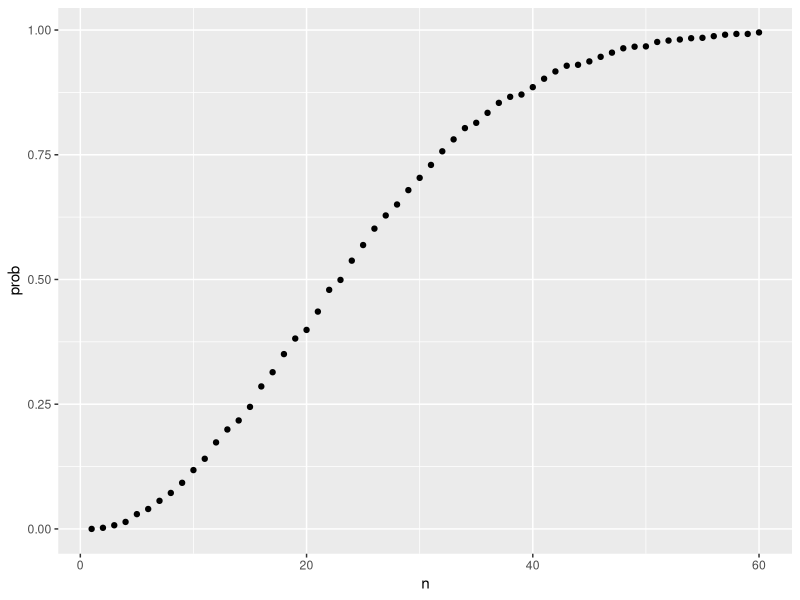
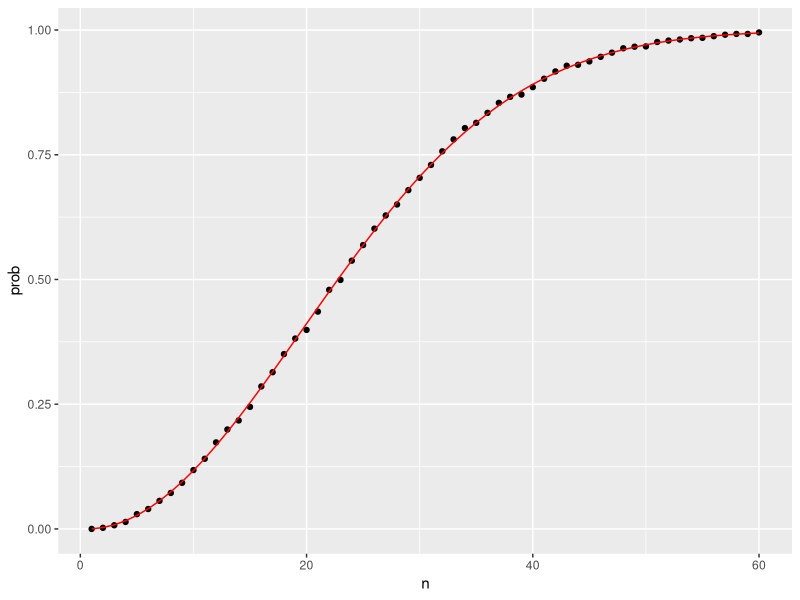
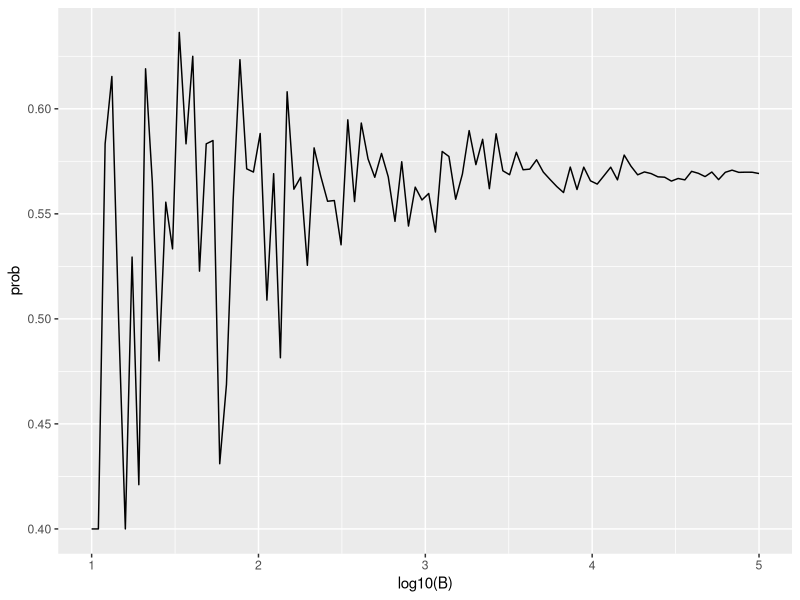
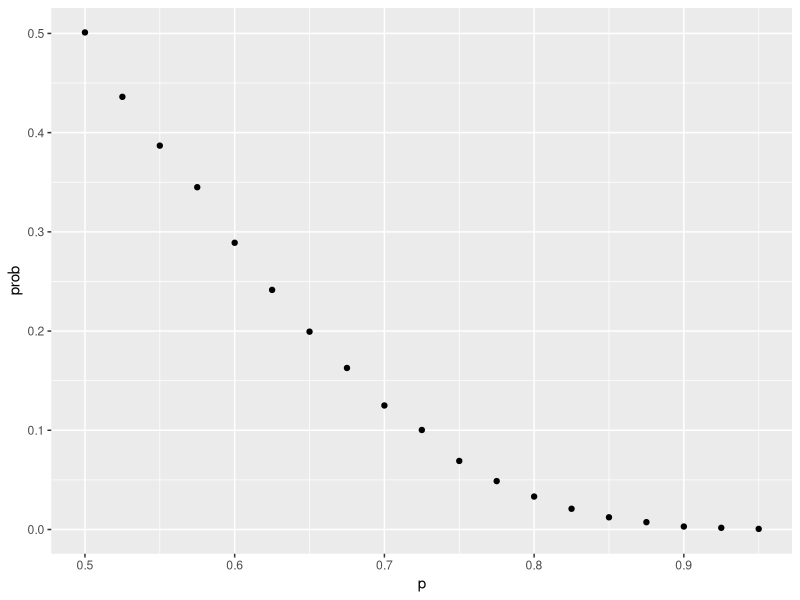
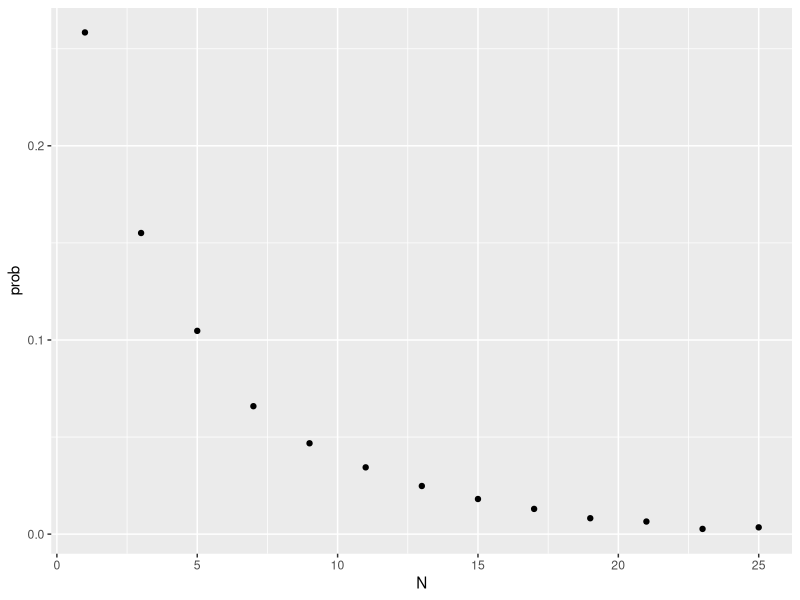
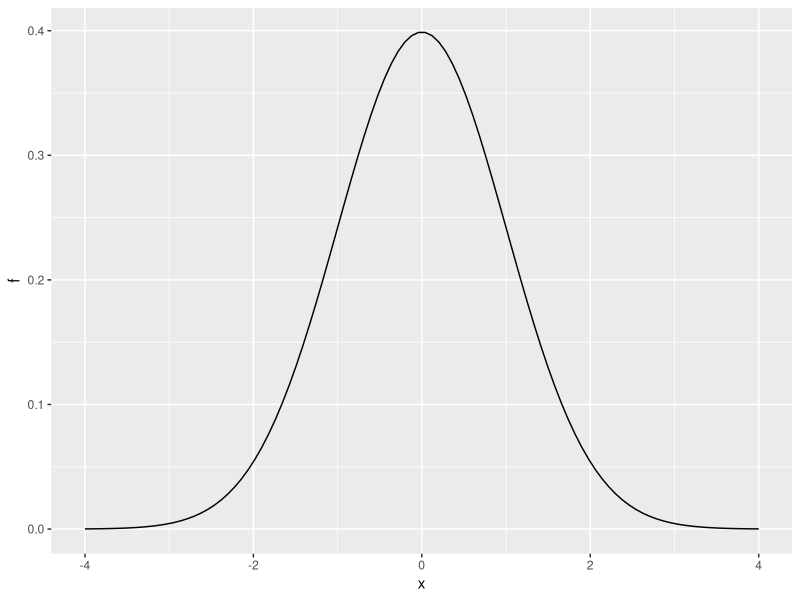
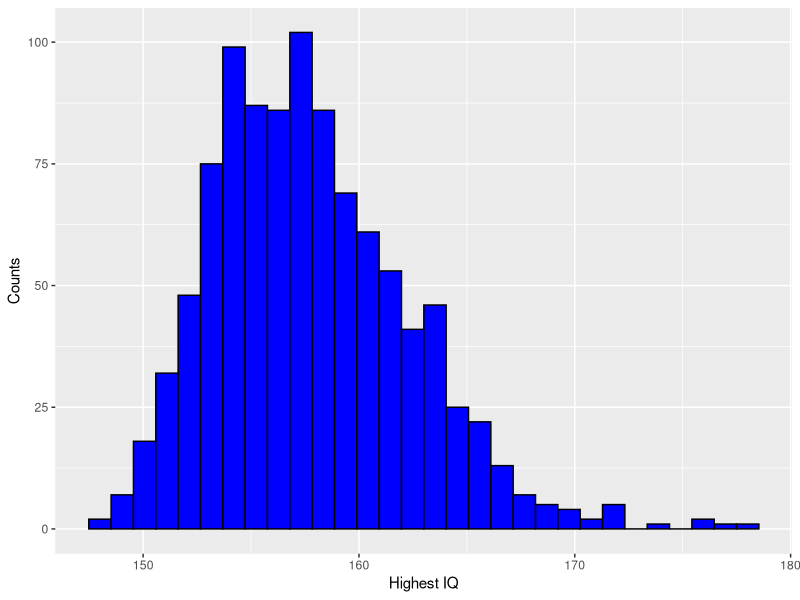

Write the R code that produced these figures, in order.
## ---- chunk 1
beads <- rep(c("red", "blue"), times = c(2,3))
beads
#> [1] "red"  "red"  "blue" "blue" "blue"
## ---- chunk 2
sample(beads, 1)
#> [1] "blue"
## ---- chunk 3
B <- 10000
events <- replicate(B, sample(beads, 1))
## ---- chunk 4
tab <- table(events)
tab
#> events
#> blue  red 
#> 5950 4050
## ---- chunk 5
prop.table(tab)
#> events
#>  blue   red 
#> 0.595 0.405
## ---- chunk 6
set.seed(1986) 
## ---- chunk 7
?set.seed
## ---- chunk 8
sample(beads, 5)
#> [1] "red"  "blue" "blue" "blue" "red"
sample(beads, 5)
#> [1] "red"  "red"  "blue" "blue" "blue"
sample(beads, 5)
#> [1] "blue" "red"  "blue" "red"  "blue"
## ---- chunk 9
events <- sample(beads, B, replace = TRUE)
prop.table(table(events))
#> events
#>  blue   red 
#> 0.602 0.398
## ---- chunk 10
x <- sample(beads, 5)
## ---- chunk 11
x[2:5]
#> [1] "blue" "blue" "blue" "red"
## ---- chunk 12
number <- "Three"
suit <- "Hearts"
paste(number, suit)
#> [1] "Three Hearts"
## ---- chunk 13
paste(letters[1:5], as.character(1:5))
#> [1] "a 1" "b 2" "c 3" "d 4" "e 5"
## ---- chunk 14
expand.grid(pants = c("blue", "black"), shirt = c("white", "grey", "plaid"))
#>   pants shirt
#> 1  blue white
#> 2 black white
#> 3  blue  grey
#> 4 black  grey
#> 5  blue plaid
#> 6 black plaid
## ---- chunk 15
suits <- c("Diamonds", "Clubs", "Hearts", "Spades")
numbers <- c("Ace", "Deuce", "Three", "Four", "Five", "Six", "Seven", 
             "Eight", "Nine", "Ten", "Jack", "Queen", "King")
deck <- expand.grid(number=numbers, suit=suits)
deck <- paste(deck$number, deck$suit)
## ---- chunk 16
kings <- paste("King", suits)
mean(deck %in% kings)
#> [1] 0.0769
## ---- chunk 17
library(gtools)
permutations(3, 2)
#>      [,1] [,2]
#> [1,]    1    2
#> [2,]    1    3
#> [3,]    2    1
#> [4,]    2    3
#> [5,]    3    1
#> [6,]    3    2
## ---- chunk 18
all_phone_numbers <- permutations(10, 7, v = 0:9)
n <- nrow(all_phone_numbers)
index <- sample(n, 5)
all_phone_numbers[index,]
#>      [,1] [,2] [,3] [,4] [,5] [,6] [,7]
#> [1,]    1    3    8    0    6    7    5
#> [2,]    2    9    1    6    4    8    0
#> [3,]    5    1    6    0    9    8    2
#> [4,]    7    4    6    0    2    8    1
#> [5,]    4    6    5    9    2    8    0
## ---- chunk 19
hands <- permutations(52, 2, v = deck)
# 52개 중에서 2개를 순서있게 뽑아라, 소스는 deck 이다.
## ---- chunk 20
first_card <- hands[,1]
second_card <- hands[,2]
## ---- chunk 21
kings <- paste("King", suits)
sum(first_card %in% kings)
#> [1] 204
## ---- chunk 22
sum(first_card%in%kings & second_card%in%kings) / sum(first_card%in%kings)
#> [1] 0.0588
## ---- chunk 23
mean(first_card%in%kings & second_card%in%kings) / mean(first_card%in%kings)
#> [1] 0.0588
## ---- chunk 24
combinations(3,2)
#>      [,1] [,2]
#> [1,]    1    2
#> [2,]    1    3
#> [3,]    2    3
## ---- chunk 25
aces <- paste("Ace", suits)

facecard <- c("King", "Queen", "Jack", "Ten")
facecard <- expand.grid(number = facecard, suit = suits)
facecard <- paste(facecard$number, facecard$suit)

hands <- combinations(52, 2, v = deck)
mean(hands[,1] %in% aces & hands[,2] %in% facecard)
#> [1] 0.0483
## ---- chunk 26
mean((hands[,1] %in% aces & hands[,2] %in% facecard) |
       (hands[,2] %in% aces & hands[,1] %in% facecard))
#> [1] 0.0483
## ---- chunk 27
hand <- sample(deck, 2)
hand
#> [1] "Queen Clubs"  "Seven Spades"
## ---- chunk 28
(hands[1] %in% aces & hands[2] %in% facecard) | 
  (hands[2] %in% aces & hands[1] %in% facecard)
#> [1] FALSE
## ---- chunk 29
blackjack <- function(){
   hand <- sample(deck, 2)
  (hand[1] %in% aces & hand[2] %in% facecard) | 
    (hand[2] %in% aces & hand[1] %in% facecard)
}
## ---- chunk 30
blackjack()
#> [1] FALSE
## ---- chunk 31
B <- 10000
results <- replicate(B, blackjack())
mean(results)
#> [1] 0.0475
## ---- chunk 32
B <- 10000
monty_hall <- function(strategy){
  doors <- as.character(1:3)
  prize <- sample(c("car", "goat", "goat"))
  prize_door <- doors[prize == "car"]
  my_pick  <- sample(doors, 1)
  show <- sample(doors[!doors %in% c(my_pick, prize_door)],1)
  stick <- my_pick
  stick == prize_door
  switch <- doors[!doors%in%c(my_pick, show)]
  choice <- ifelse(strategy == "stick", stick, switch)
  choice == prize_door
}
stick <- replicate(B, monty_hall("stick"))
mean(stick)
#> [1] 0.342
switch <- replicate(B, monty_hall("switch"))
mean(switch)
#> [1] 0.668
## ---- chunk 33
n <- 50
bdays <- sample(1:365, n, replace = TRUE)
## ---- chunk 34
duplicated(c(1,2,3,1,4,3,5))
#> [1] FALSE FALSE FALSE  TRUE FALSE  TRUE FALSE
## ---- chunk 35
any(duplicated(bdays))
#> [1] TRUE
## ---- chunk 36
B <- 10000
same_birthday <- function(n){
  bdays <- sample(1:365, n, replace=TRUE)
  any(duplicated(bdays))
}
results <- replicate(B, same_birthday(50))
mean(results)
#> [1] 0.969
## ---- chunk 37
compute_prob <- function(n, B=10000){
  results <- replicate(B, same_birthday(n))
  mean(results)
}
## ---- chunk 38
n <- seq(1,60)
prob <- sapply(n, compute_prob)
## ---- chunk 39
library(tidyverse)
prob <- sapply(n, compute_prob)
qplot(n, prob)
## ---- chunk 40
exact_prob <- function(n){
  prob_unique <- seq(365,365-n+1)/365 
  1 - prod( prob_unique)
}
eprob <- sapply(n, exact_prob)
qplot(n, prob) + geom_line(aes(n, eprob), col = "red")
## ---- chunk 41
B <- 10^seq(1, 5, len = 100)
compute_prob <- function(B, n=25){
  same_day <- replicate(B, same_birthday(n))
  mean(same_day)
}
prob <- sapply(B, compute_prob)
qplot(log10(B), prob, geom = "line")
## ---- chunk 42
B <- 10000
balls <- rep(c("cyan", "magenta", "yellow"), times=c(3,5,7))
events <- sample(balls, B, replace = TRUE)
prop.table(table(events))
## ---- chunk 43
B <- 20000
events <- replicate(B, sample(balls, 2))
events <- paste(events[1,],events[2,])
mean(events %in% c('cyan magenta', 'cyan yellow'))
## ---- chunk 44
B <- 10000
events <- replicate(B, sample(balls, 2, replace = TRUE))
events <- paste(events[1,],events[2,])
mean(events %in% c('cyan magenta', 'cyan yellow'))
## ---- chunk 45
B <- 10000
games <- rep(c("w","l"), times = c(2,3))
events <- replicate(B, sample(games, 7, replace = TRUE))
events <- paste(events[1,],events[2,],events[3,],events[4,],events[5,],events[6,],events[7,])
1- mean(events %in% "l l l l l l l")
## ---- chunk 46
celtic_wins <- sample(c(0,1), 4, replace = TRUE, prob = c(0.6, 0.4))
## ---- chunk 47
B <- 10000
events <- replicate(B, sample(c(0,1), 4, replace= TRUE, prob = c(0.6, 0.4)))
mean(colSums(events) != 0)
## ---- chunk 48
B <- 10000
events <- replicate(B, sample(c(0,1),6, replace=TRUE, prob=c(0.5,0.5)))
events <- colSums(events)
mean(events >= 4)
## ---- chunk 49
prob_win <- function(p){
  B <- 10000
  result <- replicate(B, {
    b_win <- sample(c(1,0), 7, replace = TRUE, prob = c(1-p, p))
    sum(b_win)>=4
  })
  mean(result)
}
## ---- chunk 50
p <- seq(0.5, 0.95, 0.025)
prob <- sapply(p, prob_win)
qplot(p,prob)
## ---- chunk 51
prob_win <- function(N, p=0.75){
  B <- 10000
  result <- replicate(B, {
    b_win <- sample(c(1,0), N, replace = TRUE, prob = c(1-p, p))
    sum(b_win)>=(N+1)/2
  })
  mean(result)
}
## ---- chunk 52
N <- seq(1, 25, 2)
prob <- sapply(N, prob_win)
qplot(N,prob)
## ---- chunk 53
library(tidyverse)
library(dslabs)
data(heights)
x <- heights %>% filter(sex=="Male") %>% pull(height)
## ---- chunk 54
F <- function(a) mean(x<=a)
## ---- chunk 55
1 - F(70)
#> [1] 0.377
## ---- chunk 56
m <- mean(x)
s <- sd(x)
1 - pnorm(70.5, m, s)
#> [1] 0.371
## ---- chunk 57
mean(x <= 68.5) - mean(x <= 67.5)
#> [1] 0.115
mean(x <= 69.5) - mean(x <= 68.5)
#> [1] 0.119
mean(x <= 70.5) - mean(x <= 69.5)
#> [1] 0.122
## ---- chunk 58
pnorm(68.5, m, s) - pnorm(67.5, m, s) 
#> [1] 0.103
pnorm(69.5, m, s) - pnorm(68.5, m, s) 
#> [1] 0.11
pnorm(70.5, m, s) - pnorm(69.5, m, s) 
#> [1] 0.108
## ---- chunk 59
mean(x <= 70.9) - mean(x<=70.1)
#> [1] 0.0222
## ---- chunk 60
pnorm(70.9, m, s) - pnorm(70.1, m, s)
#> [1] 0.0836
## ---- chunk 61
1 - pnorm(76, m, s)
#> [1] 0.0321
## ---- chunk 62
n <- length(x)
m <- mean(x)
s <- sd(x)
simulated_heights <- rnorm(n, m, s)
## ---- chunk 63
B <- 10000
tallest <- replicate(B, {
  simulated_data <- rnorm(800, m, s)
  max(simulated_data)
})
## ---- chunk 64
mean(tallest >= 7*12)
#> [1] 0.0184
## ---- chunk 65
x <- seq(-4, 4, length.out = 100)
qplot(x, f, geom = "line", data = data.frame(x, f = dnorm(x)))
## ---- chunk 66
m <- 64
s <- 3
pnorm(60, m, s)
## ---- chunk 67
m <- 64
s <- 3
1- pnorm(72, m, s)
## ---- chunk 68
m <- 64
s <- 3
pnorm(67, m, s) - pnorm(61, m, s)
## ---- chunk 69
m <- 64 * 2.54
s <- 3 * 2.54

pnorm(60*2.54, m, s)

1- pnorm(72*2.54, m, s)

pnorm(67*2.54, m, s) - pnorm(61*2.54, m, s)
## ---- chunk 70
pnorm(m+s, m, s) - pnorm(m-s, m, s)
## ---- chunk 71
qnorm(0.99, 69, 3)
## ---- chunk 72
B <- 1000
m <- 100
s <- 15
highest_iq <- replicate(B, {
  simulated_data <- rnorm(10000, m, s)
  max(simulated_data)
})

d_iq <- data.frame(highest_iq)

d_iq %>%
  ggplot(aes(highest_iq)) +
  geom_histogram(fill= "blue", col="black") +
  labs(x="Highest IQ", y="Counts")
